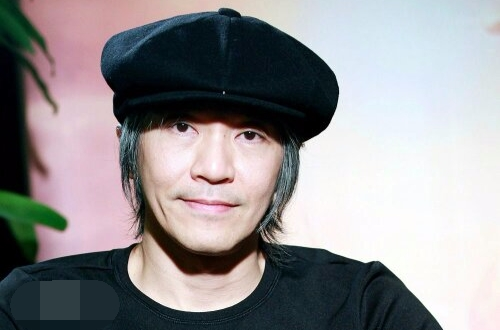
#> input picture faceai/faceai/img/xingye-1.png, 500 x 330 px
$ python detectionOpencv.py
#> lines starting #> are read from the running program, lines starting #| are printed output that depends on the picture; after the words box and inside, x2 and y2 are one past the last pixel; in counts of white or black regions, pixels touching at a corner belong together
#coding=utf-8
#图片检测 - OpenCV版本
import cv2
import datetime
import time

filepath = "img/xingye-1.png"
# OpenCV人脸识别分类器
classifier = cv2.CascadeClassifier(
    "/Users/zhangmingxing/resp/opencv/data/haarcascades/haarcascade_frontalface_default.xml"
)

# 程序开始时间
startTime = datetime.datetime.now()

img = cv2.imread(filepath)  # 读取图片
#> img is the input picture: shape (330, 500, 3); mean B, G, R 146.8, 144.4, 146.4
gray = cv2.cvtColor(img, cv2.COLOR_BGR2GRAY)  # 转换灰色
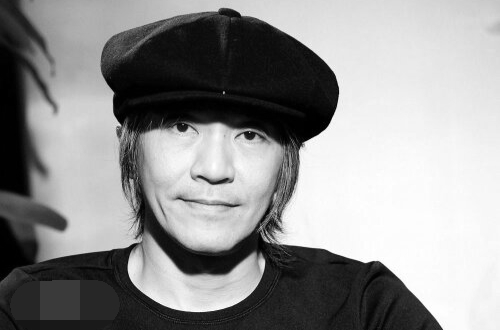
#> gray: shape (330, 500); min 0, max 255, mean 145.2
color = (0, 255, 0)  # 定义绘制颜色
# 调用识别人脸
faceRects = classifier.detectMultiScale(
    gray, scaleFactor=1.2, minNeighbors=3, minSize=(32, 32))
#> faceRects = [[124, 65, 180, 180]]
if len(faceRects):  # 大于0则检测到人脸
    for faceRect in faceRects:  # 单独框出每一张人脸
        x, y, w, h = faceRect
        # 框出人脸
        cv2.rectangle(img, (x, y), (x + h, y + w), color, 2)
        # 左眼
        cv2.circle(img, (x + w // 4, y + h // 4 + 30), min(w // 8, h // 8),
                   color)
        #右眼
        cv2.circle(img, (x + 3 * w // 4, y + h // 4 + 30), min(w // 8, h // 8),
                   color)
        #嘴巴
        cv2.rectangle(img, (x + 3 * w // 8, y + 3 * h // 4),
                      (x + 5 * w // 8, y + 7 * h // 8), color)
#> this loop made 1 pass
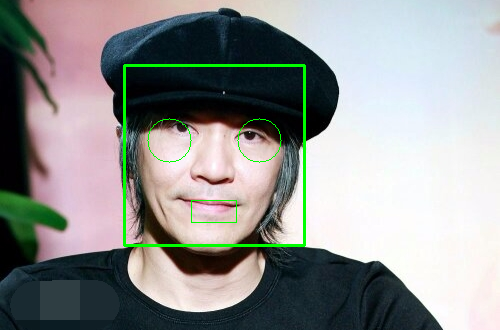
#> img: shape (330, 500, 3); 1.54% of pixels changed, all inside (x1, y1, x2, y2) = (123, 64, 306, 247)

# 程序结束时间
endTime = datetime.datetime.now()
print((endTime - startTime))
cv2.imshow("image", img)  # 显示图像
cv2.waitKey(0)
cv2.destroyAllWindows()

$ run again, with faceai/faceai/img/xingye-2.png copied over faceai/faceai/img/xingye-1.png
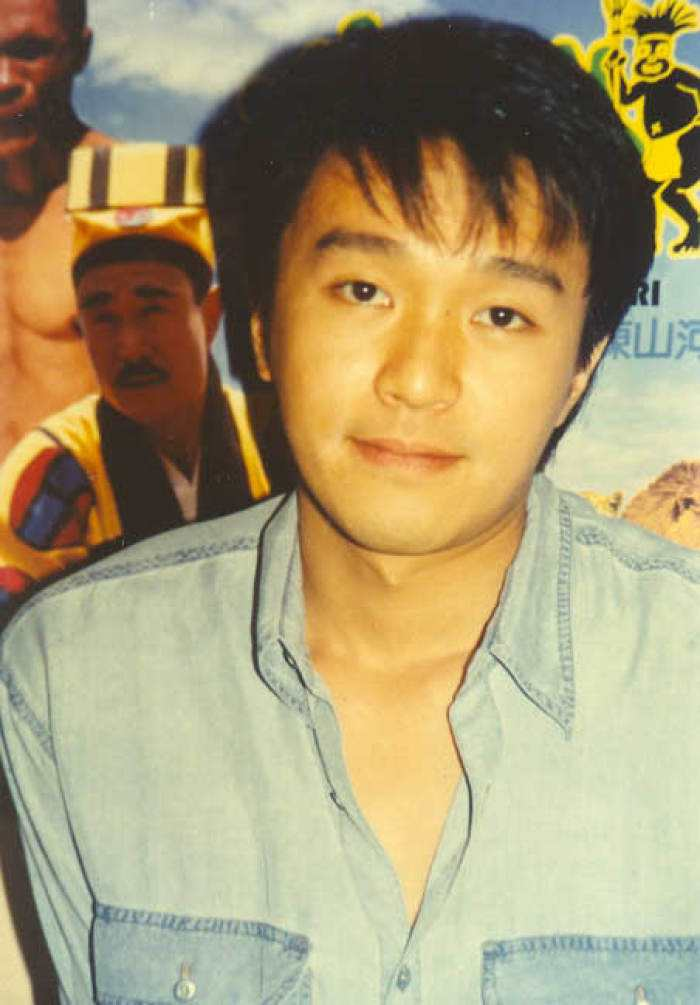
#> input picture faceai/faceai/img/xingye-2.png, 700 x 1005 px
#> img is the input picture: shape (1005, 700, 3); mean B, G, R 116.3, 155.4, 169.4
#> `gray = cv2.cvtColor(img, cv2.COLOR_BGR2GRAY)`:
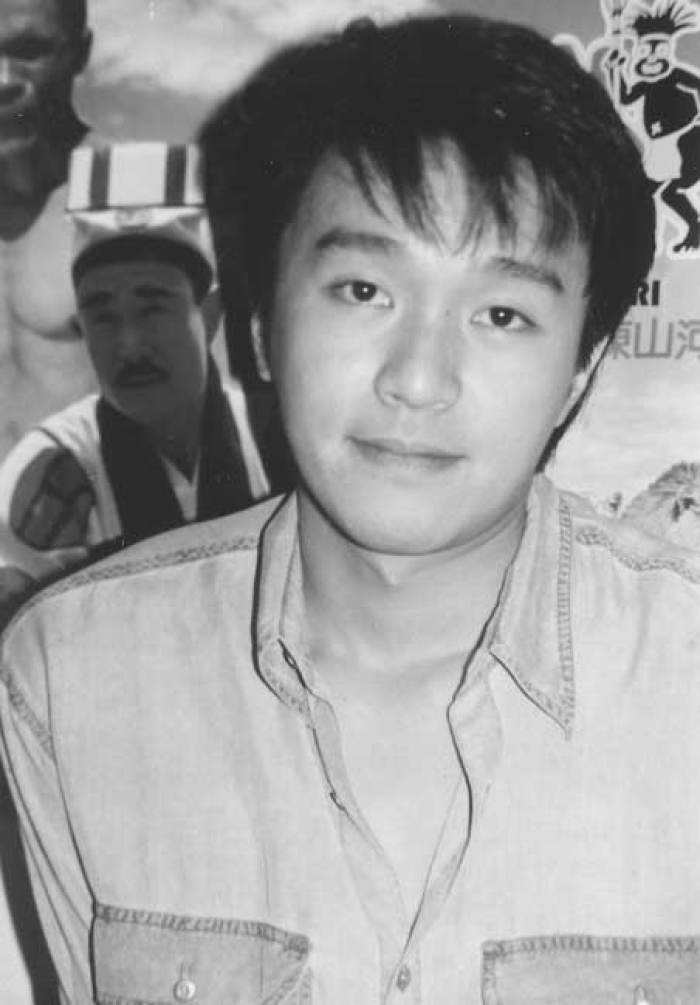
#> gray: shape (1005, 700); min 21, max 250, mean 155.1
#> faceRects = [[247, 183, 352, 352]]
#> the loop `for faceRect in faceRects:` made 1 pass
#> after the loop `for faceRect in faceRects:`:
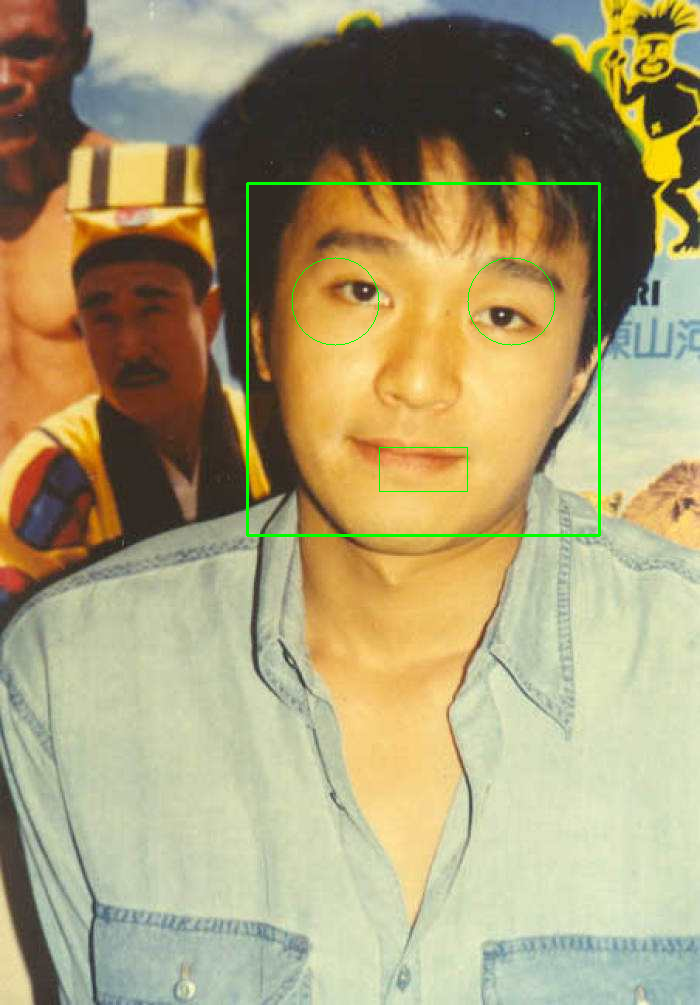
#> img: shape (1005, 700, 3); 0.71% of pixels changed, all inside (x1, y1, x2, y2) = (246, 182, 601, 537)

$ run again, with faceai/faceai/img/xingye-3.png copied over faceai/faceai/img/xingye-1.png
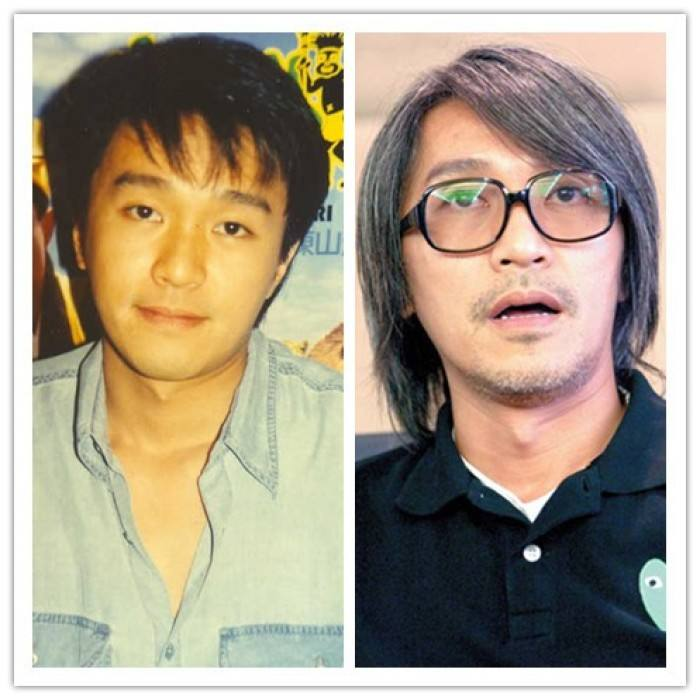
#> input picture faceai/faceai/img/xingye-3.png, 700 x 700 px
#> img is the input picture: shape (700, 700, 3); mean B, G, R 138.3, 156.8, 168.4
#> `gray = cv2.cvtColor(img, cv2.COLOR_BGR2GRAY)`:
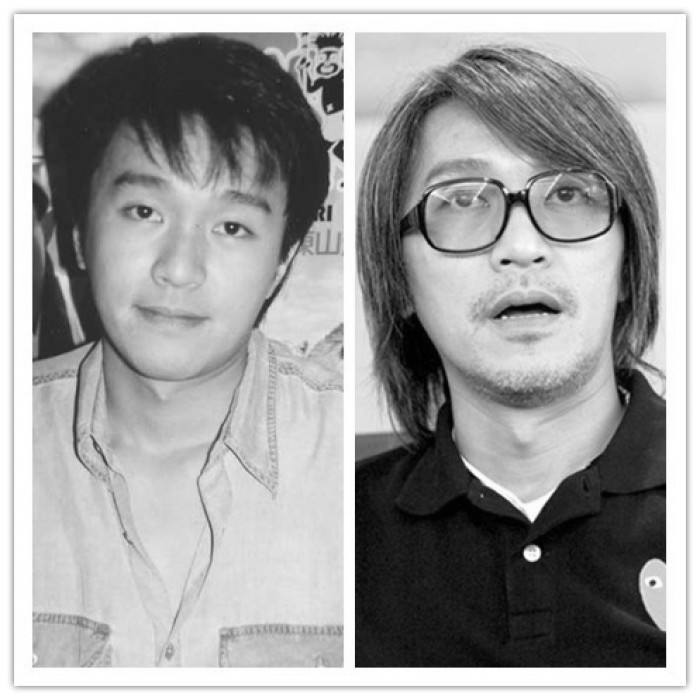
#> gray: shape (700, 700); min 0, max 255, mean 158.1
#> faceRects = [[72, 144, 219, 219], [382, 98, 286, 286]]
#> the loop `for faceRect in faceRects:` made 2 passes
#> after the loop `for faceRect in faceRects:`:
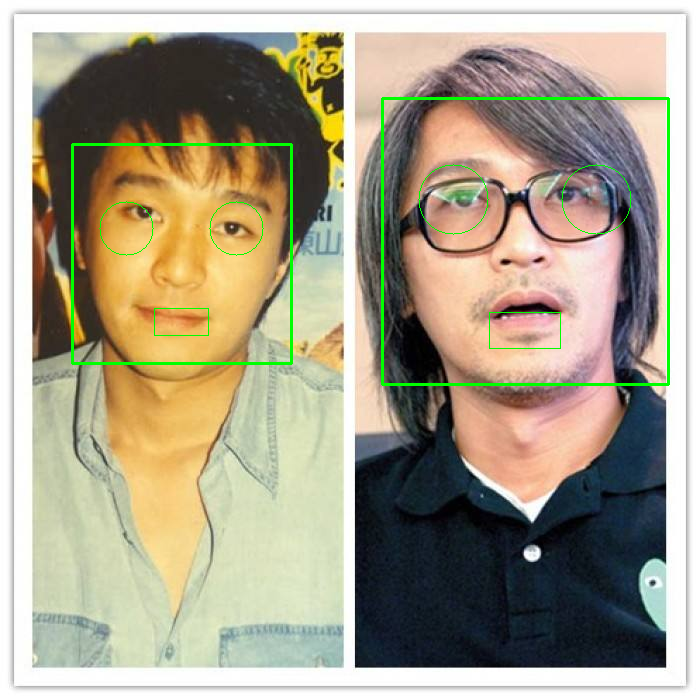
#> img: shape (700, 700, 3); 1.45% of pixels changed, all inside (x1, y1, x2, y2) = (71, 97, 670, 386)

$ run again, with faceai/faceai/img/ag-2.png copied over faceai/faceai/img/xingye-1.png
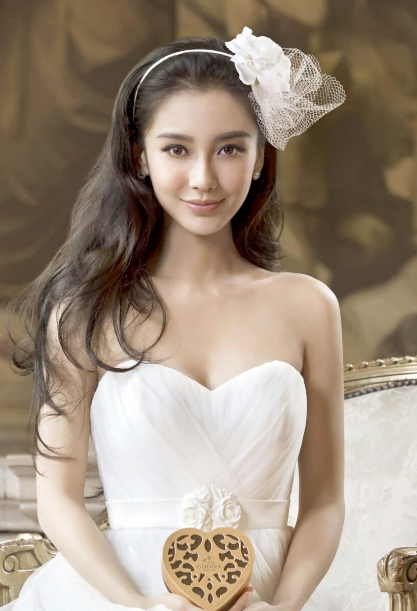
#> input picture faceai/faceai/img/ag-2.png, 417 x 611 px
#> img is the input picture: shape (611, 417, 3); mean B, G, R 125.6, 142.2, 158.2
#> `gray = cv2.cvtColor(img, cv2.COLOR_BGR2GRAY)`:
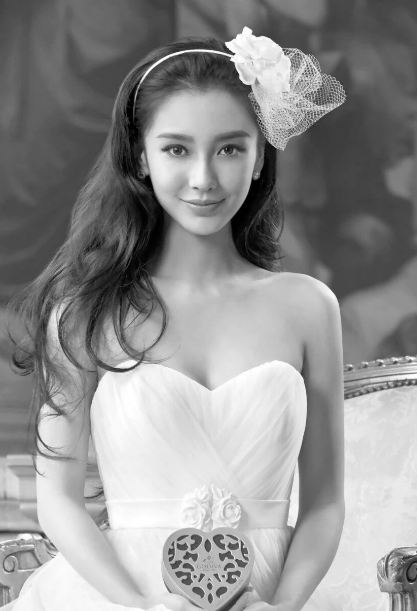
#> gray: shape (611, 417); min 0, max 255, mean 145.1
#> faceRects = [[133, 96, 136, 136]]
#> the loop `for faceRect in faceRects:` made 1 pass
#> after the loop `for faceRect in faceRects:`:
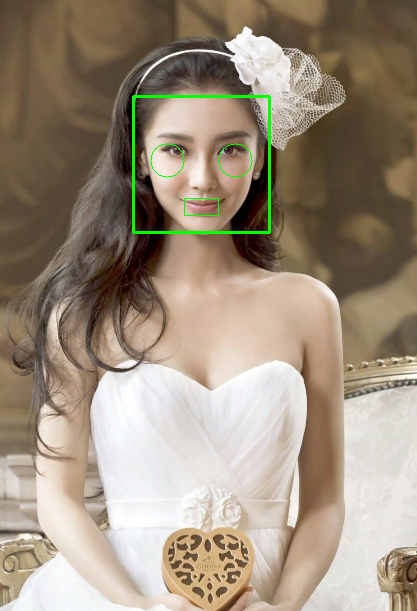
#> img: shape (611, 417, 3); 0.75% of pixels changed, all inside (x1, y1, x2, y2) = (132, 95, 271, 234)
